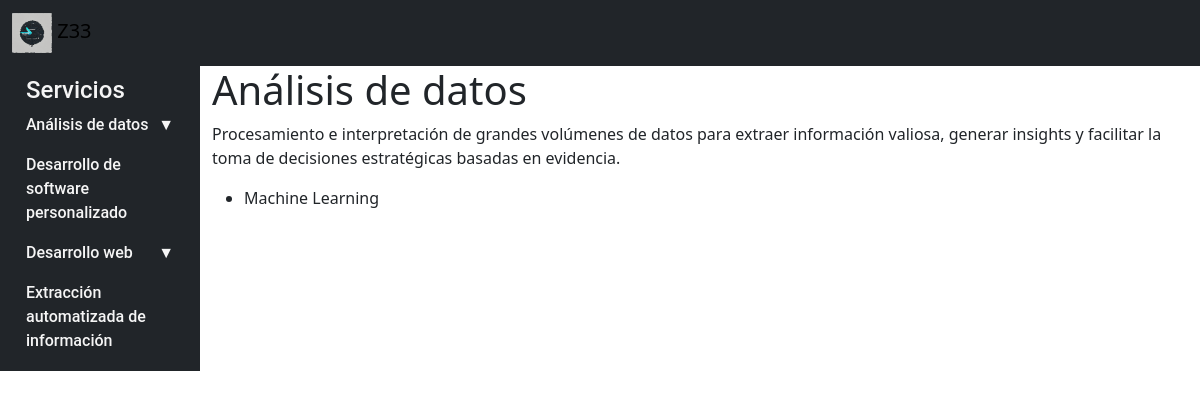
Before: /servicios/analisis-datos/ with the older database file.
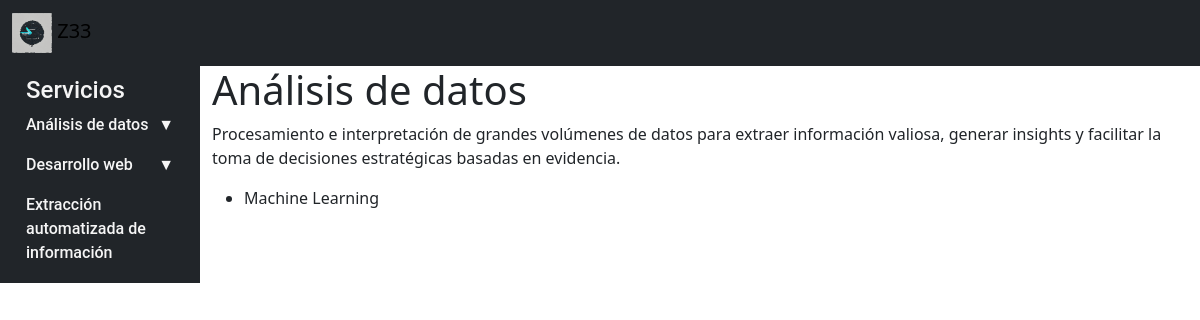
After: the same page with the newer database file.
### home/models.py (models this page shows, shortened)
class Caterogy(models.Model):
    name = models.CharField(max_length=100)
    slug = models.SlugField(max_length=200, unique=True)
    description = models.TextField()
    image = models.ImageField(upload_to='categories', blank=True, null=True)
    class Meta:
        ordering = ['name']
        verbose_name = 'category'
        verbose_name_plural = 'categories'

class Subcategory(models.Model):
    name = models.CharField(max_length=100)
    slug = models.SlugField(max_length=200, unique=True)
    description = models.TextField()
    category = models.ForeignKey(Caterogy, on_delete=models.CASCADE)
    image = models.ImageField(upload_to='subcategories', blank=True, null=True)
    class Meta:
        ordering = ['name']
        verbose_name = 'subcategory'
        verbose_name_plural = 'subcategories'

### home/views.py (the view)
# urls.py: path('<slug:slug>/', views.CategoryDetailView.as_view(), name='category_detail'),
class CategoryDetailView(generic.DetailView):
    model = Caterogy
    context_object_name = 'category'
    template_name = 'category_detail.html'
    def get_context_data(self, **kwargs) -> dict[str, Any]:
        context = super().get_context_data(**kwargs)
        context['subcategories'] = Subcategory.objects.filter(category=self.object)
        return context

### home/templatetags/home_tags.py (called while the page is built)
@register.inclusion_tag('page/categories.html')
def all_categories():
    all_categories = Caterogy.objects.all()
    categories_with_subcategories = []
    for category in all_categories:
        subcategories = Subcategory.objects.filter(category=category)
        categories_with_subcategories.append({'category': category, 'subcategories': subcategories})
    return {'categories_with_subcategories': categories_with_subcategories}

### home/templates/category_detail.html (shortened to what this page needs)
{% extends "base.html" %}
{% block content %}
    <h1>{{ category.name }}</h1>
    <p>{{ category.description }}</p>
    <ul>
        {% for subcategory in subcategories %}
            <li>
                 {{ subcategory.name }}
            </li>
        {% endfor %}
    </ul>
{% endblock %}

### home/templates/base.html (shortened to what this page needs)
{% load home_tags %}
{% load static %}
{% load bootstrap5 %}
<!DOCTYPE html>
<html lang="en">
  <head>
        <link href="https://cdn.jsdelivr.net/npm/bootstrap@5.3.3/dist/css/bootstrap.min.css" rel="stylesheet">
        <link rel="stylesheet" href="{% static 'styles.css' %}" />
  </head>
  <body>
     <nav class="navbar navbar-expand-lg navbar-light bg-dark">
        <div class="container-fluid">
            <a class="navbar-brand" href="{% url 'home' %}">
                <img src="{% static 'images/z33_logo_transparent.png' %}" alt="Z33 Logo" style="height: 40px; width: auto;">
                Z33
            </a>
        </div>
    </nav>
    <div class="container-fluid">
        <div class="row">
            <div class="col-md-2 bg-dark sidebar position-sticky">
                    {% all_categories %}
            </div>
            <div class="col-md-10 content">
                {% block content %}
                {% endblock %}
            </div>
        </div>
    </div>
  </body>

### home/templates/page/categories.html (shortened to what this page needs)
<h4>Servicios</h4>
<ul class="nav flex-column" id="nav_accordion">
    {% for item in categories_with_subcategories %}
        {% if item.subcategories %}
        <li class="nav-item has-submenu">
            <a class="nav-link" href="{% url 'category_detail' item.category.slug %}" data-bs-toggle="collapse" data-bs-target=".submenu-{{ forloop.counter }}">{{ item.category.name }}<span class="float-end">&#x25BC;</span></a>
        </li>
        {% else %}
        <li class="nav-item">
            <a class="nav-link" href="{% url 'category_detail' item.category.slug %}">{{ item.category.name }}</a>
        </li>
        {% endif %}
    {% endfor %}
</ul>

### home/static/styles.css (style rules this page uses)
.sidebar { margin-top: 0px; padding: 10px; list-style: none; }
.sidebar h4 { color: whitesmoke; font-family: 'Roboto', sans-serif; font-weight: 500; margin-top: 0; margin-bottom: 0; padding-left: 1rem; padding-right: 1rem; }
.nav-link { color: whitesmoke !important; font-family: 'Roboto', sans-serif; font-weight: 500; }

Changed rows visible on the page:
removed Caterogy: category.name "Desarrollo de software personalizado"
